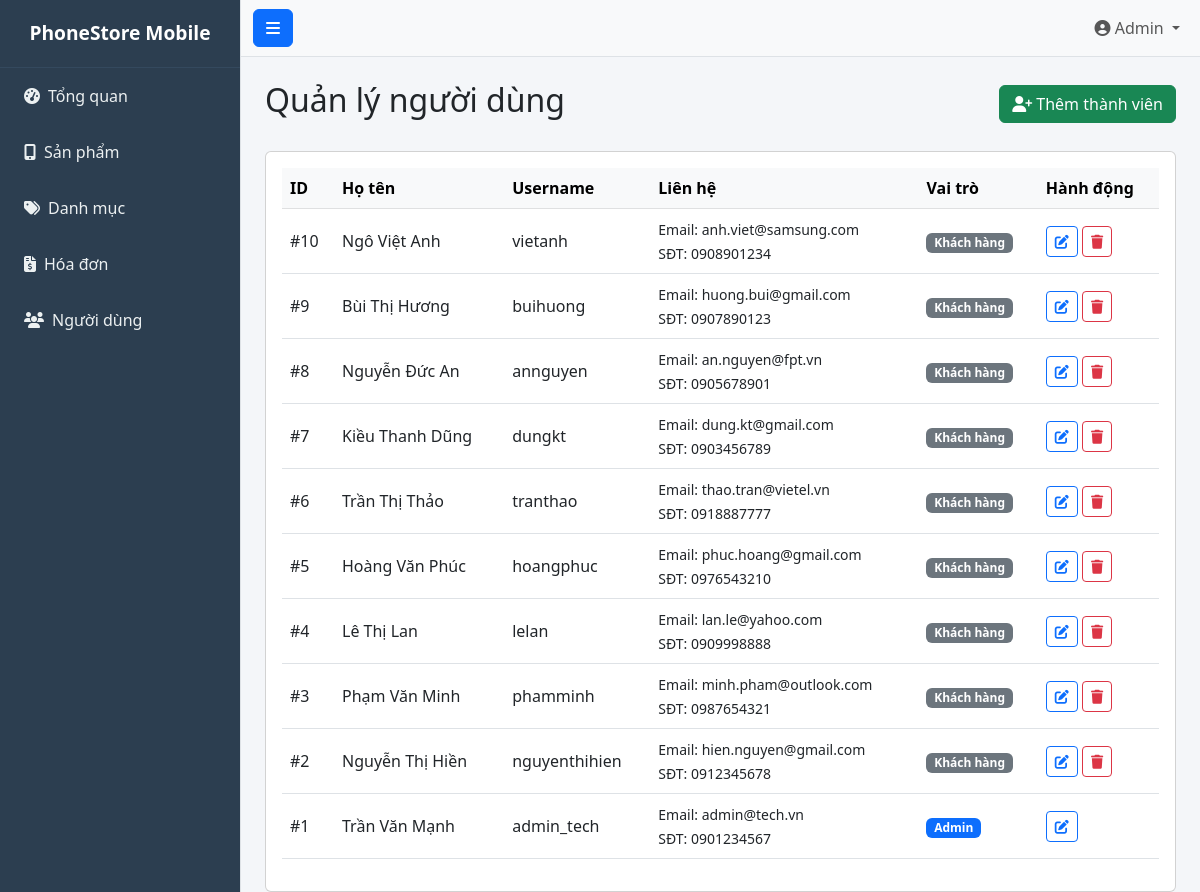
Page /KhoDT/index.php?page=users on the earlier database version.
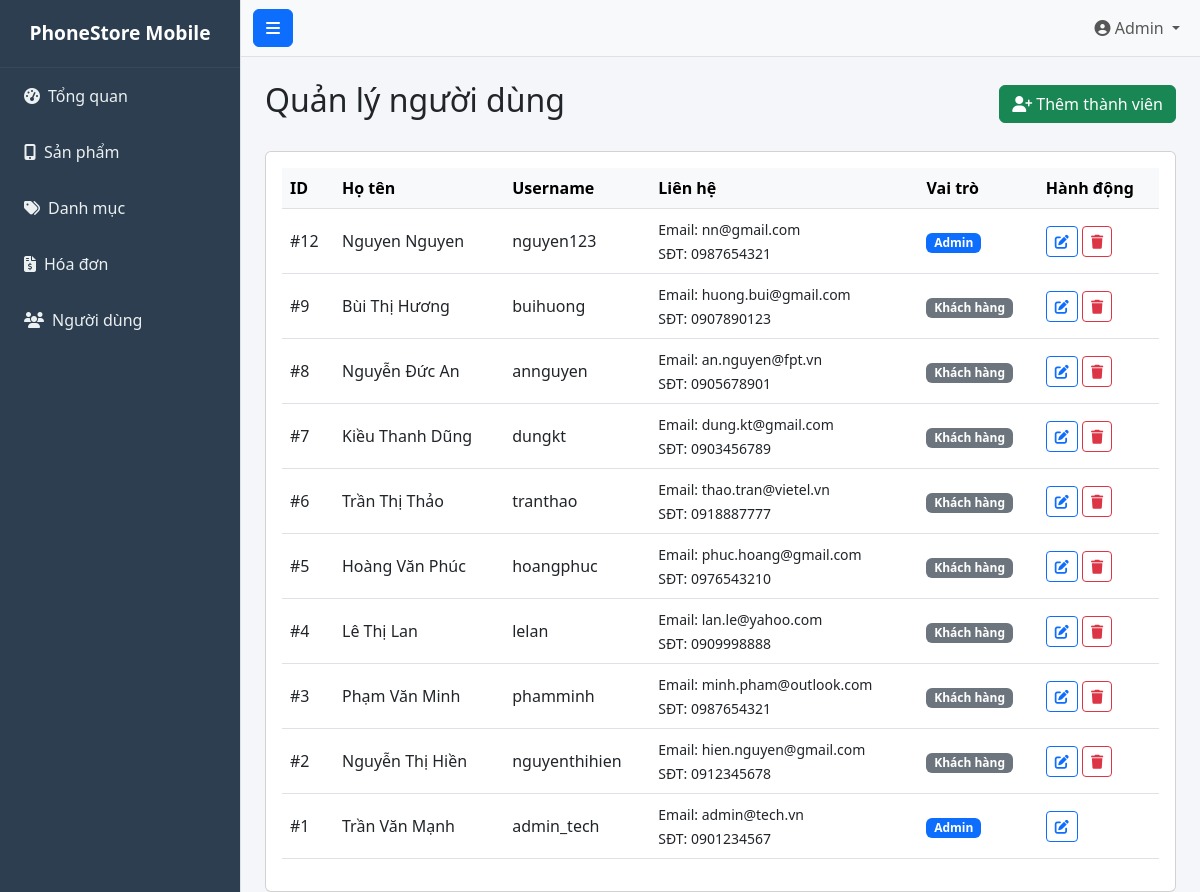
Same page on the later database version.
### tables this page shows
CREATE TABLE `users` (
  `id_user` int(11) NOT NULL,
  `username` varchar(50) NOT NULL,
  `password` varchar(255) NOT NULL,
  `email` varchar(100) NOT NULL,
  `phone` varchar(20) DEFAULT NULL,
  `fullname` varchar(100) NOT NULL,
  `role` bit(1) NOT NULL DEFAULT b'0'
);

### KhoDT/controllers/UserController.php (called while the page is built, shortened)
<?php
class UserController {
    private $conn;
    public function __construct() {
        $this->conn = Database::connect();
    }
    public function index() {
        $sql = "SELECT * FROM users ORDER BY id_user DESC";
        $users = $this->conn->query($sql)->fetchAll(PDO::FETCH_ASSOC);
        require_once 'views/users.php';
    }
}
?>

### KhachHang/config/db.php (called while the page is built)
<?php
class Database {
    public static function connect() {
        $host = 'localhost';
        $dbname = 'doandt_schema';
        $username = 'root';
        $password = '123456';
        try {
            $conn = new PDO("mysql:host=$host;dbname=$dbname;charset=utf8", $username, $password);
            $conn->setAttribute(PDO::ATTR_ERRMODE, PDO::ERRMODE_EXCEPTION);
            return $conn;
        } catch(PDOException $e) {
            die("Lỗi kết nối CSDL: " . $e->getMessage());
        }
    }
}
?>

### KhoDT/views/users.php (the view, shortened to what this page needs)
<?php require_once 'views/layout/header.php'; ?>
<div class="d-flex justify-content-between align-items-center mt-4 mb-4">
    <h2>Quản lý người dùng</h2>
    <button class="btn btn-success" data-bs-toggle="modal" data-bs-target="#addUserModal">
        <i class="fas fa-user-plus"></i> Thêm thành viên
    </button>
</div>
<div class="card">
    <div class="card-body">
        <table class="table table-hover align-middle">
            <thead class="table-light">
                <tr>
                    <th>ID</th>
                    <th>Họ tên</th>
                    <th>Username</th>
                    <th>Liên hệ</th>
                    <th>Vai trò</th>
                    <th>Hành động</th>
                </tr>
            </thead>
            <tbody>
                <?php foreach ($users as $u): ?>
                <tr>
                    <td>#<?php echo $u['id_user']; ?></td>
                    <td><?php echo $u['fullname']; ?></td>
                    <td><?php echo $u['username']; ?></td>
                    <td>
                        <small>Email: <?php echo $u['email']; ?></small><br>
                        <small>SĐT: <?php echo $u['phone']; ?></small>
                    </td>
                    <td>
                        <?php if ($u['role'] == 1): ?>
                            <span class="badge bg-primary">Admin</span>
                        <?php else: ?>
                            <span class="badge bg-secondary">Khách hàng</span>
                        <?php endif; ?>
                    </td>
                    <td>
                        <a href="index.php?page=users&action=edit&id=<?php echo $u['id_user']; ?>" class="btn btn-sm btn-outline-primary" title="Sửa">
                            <i class="fas fa-edit"></i>
                        </a>
                        <?php if($u['id_user'] != 1): ?>
                        <a href="index.php?page=users&action=delete&id=<?php echo $u['id_user']; ?>" class="btn btn-sm btn-outline-danger" onclick="return confirm('Xóa người dùng này?')" title="Xóa">
                            <i class="fas fa-trash"></i>
                        </a>
                        <?php endif; ?>
                    </td>
                </tr>
                <?php endforeach; ?>
            </tbody>
        </table>
    </div>
</div>
<?php require_once 'views/layout/footer.php'; ?>

### KhoDT/index.php (shortened to what this page needs)
<?php
require_once 'config/db.php';
$page = isset($_GET['page']) ? $_GET['page'] : 'dashboard';
$action = isset($_GET['action']) ? $_GET['action'] : 'index';
switch ($page) {
    case 'users':
        require_once 'controllers/UserController.php';
        $controller = new UserController();
        if ($action == 'store') {
            $controller->store();
        } elseif ($action == 'edit') {
            $controller->edit();
        } elseif ($action == 'update') {
            $controller->update();
        } elseif ($action == 'delete') {
            $controller->delete();
        } else {
            $controller->index();
        }
        break;
}
?>

### KhoDT/views/layout/header.php (shortened to what this page needs)
<!DOCTYPE html>
<html lang="vi">
<head>
    <link href="https://cdn.jsdelivr.net/npm/bootstrap@5.3.0/dist/css/bootstrap.min.css" rel="stylesheet">
    <link rel="stylesheet" href="https://cdnjs.cloudflare.com/ajax/libs/font-awesome/6.4.0/css/all.min.css">
    <link rel="stylesheet" href="css/style.css">
</head>
<body>
<div class="d-flex" id="wrapper">
    <?php include 'views/layout/sidebar.php'; ?>
    <div id="page-content-wrapper">
        <nav class="navbar navbar-expand-lg navbar-light bg-light border-bottom">
            <div class="container-fluid">
                <button class="btn btn-primary" id="sidebarToggle"><i class="fas fa-bars"></i></button>
                <div class="collapse navbar-collapse" id="navbarSupportedContent">
                    <ul class="navbar-nav ms-auto mt-2 mt-lg-0">
                        <li class="nav-item dropdown">
                            <a class="nav-link dropdown-toggle" href="#" role="button" data-bs-toggle="dropdown">
                                <i class="fas fa-user-circle"></i> Admin
                            </a>
                        </li>
                    </ul>
                </div>
            </div>
        </nav>
        <div class="container-fluid px-4">

### KhoDT/views/layout/sidebar.php
<div class="border-end" id="sidebar-wrapper">
    <div class="sidebar-heading">PhoneStore Mobile</div>
    <div class="list-group list-group-flush">
        <a href="index.php?page=dashboard" class="list-group-item list-group-item-action">
            <i class="fas fa-tachometer-alt me-2"></i>Tổng quan
        </a>
        <a href="index.php?page=products" class="list-group-item list-group-item-action">
            <i class="fas fa-mobile-alt me-2"></i>Sản phẩm
        </a>
        <a href="index.php?page=categories" class="list-group-item list-group-item-action">
            <i class="fas fa-tags me-2"></i>Danh mục
        </a>
        <a href="index.php?page=orders" class="list-group-item list-group-item-action">
            <i class="fas fa-file-invoice-dollar me-2"></i>Hóa đơn
        </a>
        <a href="index.php?page=users" class="list-group-item list-group-item-action">
            <i class="fas fa-users me-2"></i>Người dùng
        </a>
    </div>
</div>

### KhoDT/views/layout/footer.php (shortened to what this page needs)
</div> </div> </div> <script src="https://cdn.jsdelivr.net/npm/bootstrap@5.3.0/dist/js/bootstrap.bundle.min.js"></script>
</body>
</html>

### KhoDT/css/style.css (style rules this page uses)
body { font-family: 'Segoe UI', sans-serif; background-color: #f4f6f9; overflow-x: hidden; }
#sidebar-wrapper { min-height: 100vh; margin-left: -15rem; transition: margin .25s ease-out; background-color: #2c3e50; }
#sidebar-wrapper .sidebar-heading { padding: 1.2rem; font-size: 1.2rem; font-weight: bold; color: white; text-align: center; border-bottom: 1px solid #34495e; }
#sidebar-wrapper .list-group { width: 15rem; }
#sidebar-wrapper .list-group-item { background-color: #2c3e50; color: #ecf0f1; border: none; padding: 1rem 1.5rem; }
#page-content-wrapper { min-width: 100vw; }
@media (min-width: 768px) { #sidebar-wrapper { margin-left: 0; } }
@media (min-width: 768px) { #page-content-wrapper { min-width: 0; width: 100%; } }

Differences in the rows shown:
removed users: id_user "10", fullname "Ngô Việt Anh", username "vietanh", email "anh.viet@samsung.com", phone "0908901234", role "Khách hàng"
added users: id_user "12", fullname "Nguyen Nguyen", username "nguyen123", email "nn@gmail.com", phone "0987654321", role "Admin"
